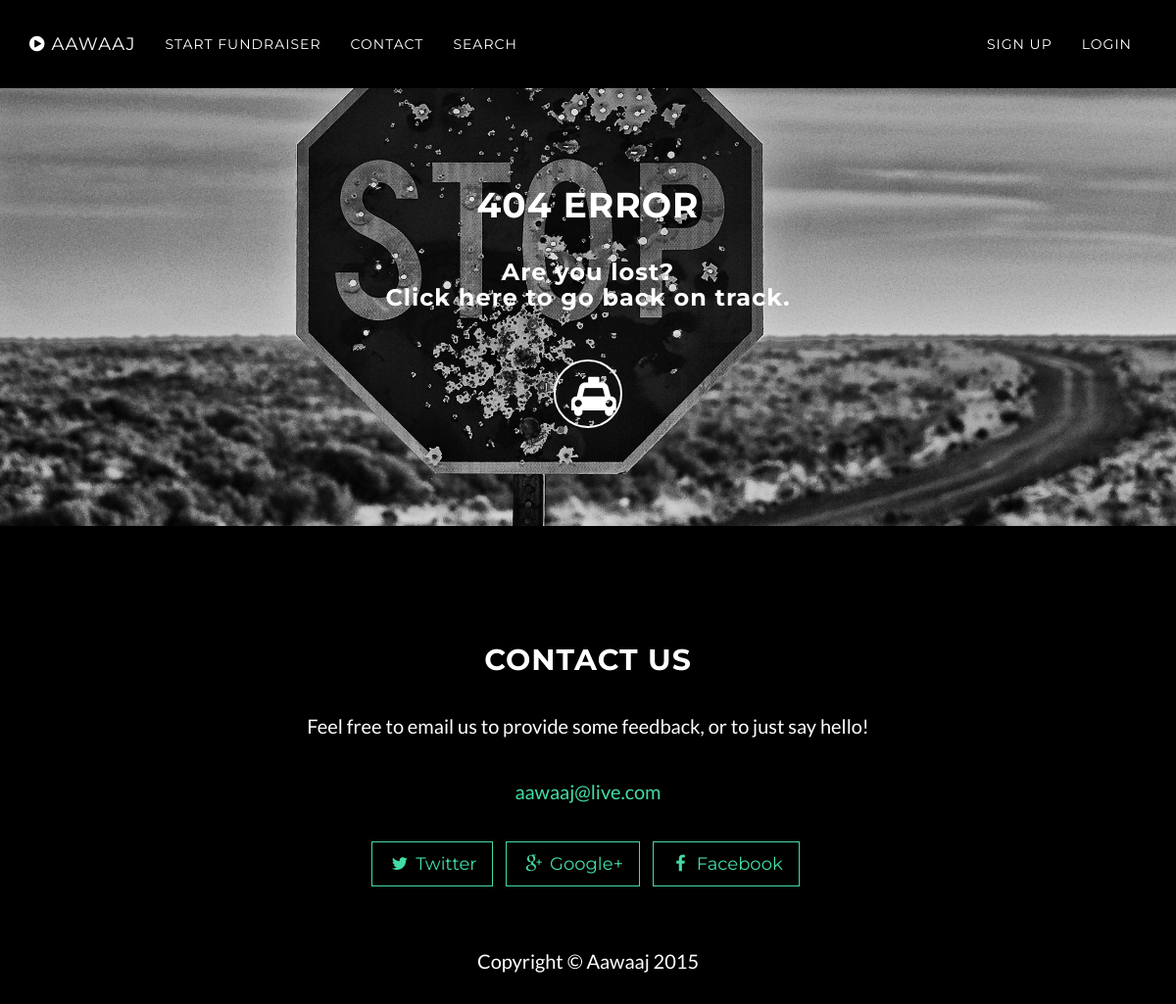
Page /profile/index.php?id=2195c48231fa43bf9470b23e7648548d&page=projects on the earlier database version.
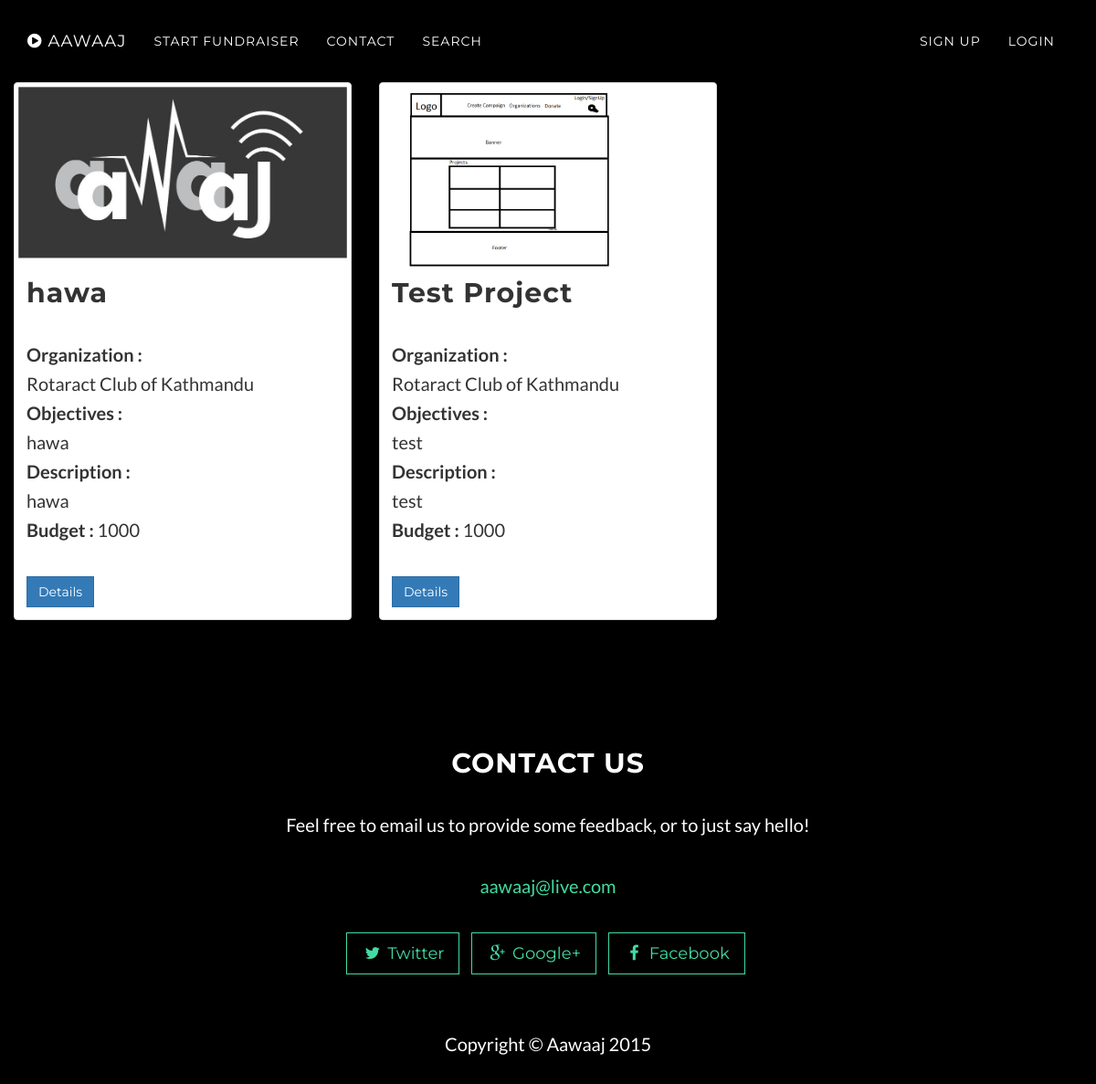
Same page on the later database version.
### tables this page shows
CREATE TABLE IF NOT EXISTS `projects` (
`project_id` int(11) NOT NULL,
  `start_date` date NOT NULL,
  `end_date` date DEFAULT NULL,
  `title` varchar(255) NOT NULL,
  `objectives` varchar(255) NOT NULL,
  `short_desc` varchar(255) NOT NULL,
  `location` varchar(100) NOT NULL,
  `budget` int(11) DEFAULT NULL,
  `volunteer` int(11) NOT NULL,
  `banner_image` varchar(100) DEFAULT NULL,
  `project_proposal` varchar(100) DEFAULT NULL,
  `video_url` varchar(500) DEFAULT NULL,
  `detail` text NOT NULL,
  `status` int(11) NOT NULL,
  `u_id` int(11) NOT NULL
);

CREATE TABLE IF NOT EXISTS `organization` (
`org_id` int(11) NOT NULL,
  `name` varchar(40) NOT NULL,
  `doe` varchar(20) NOT NULL,
  `img` varchar(100) NOT NULL,
  `address` varchar(60) NOT NULL,
  `objective` text NOT NULL,
  `type` enum('organization') NOT NULL,
  `u_id` int(11) DEFAULT NULL
);

### profile/index.php (called while the page is built, shortened)
<?php
	$page = 'profile';
	if(isset($_GET['id'])){
		if(isset($_GET['page'])){
			if($_GET['page'] == 'projects' || $_GET['page'] == 'requirements' || $_GET['page'] == 'fundview'){
				$page = $_GET['page'];
			}
		}
	}
	include_once(ROOT_PATH.'profile/controllers/'.$routes[$page].'.php');
?>

### profile/system/repositories/profilerepository.class.php (called while the page is built, shortened)
<?php
class ProfileRepository{
	private $db;
	public function __construct(){
		$this->db = new DBconnection();
	}
	public function get_by_id($id){
		$profile = NULL;
		$this->db->connect();
		$sql = "SELECT * from user where user_hash=? LIMIT 1";
		$stmt = $this->db->initialize($sql);
		$stmt->bind_param("s",$id);
		$stmt->execute();
		$stmt->bind_result($user_id,$user_name,$first_name,$last_name,$contact_number,$user_type,$user_status,$user_hash);
		while($stmt->fetch()){
			$profile = new Profile();
			$profile->set_user_id($user_id);
			$profile->set_user_name($user_name);
			$profile->set_first_name($first_name);
			$profile->set_last_name($last_name);
			$profile->set_contact_number($contact_number);
			$profile->set_user_type($user_type);
			$profile->set_user_status($user_status);
			$profile->set_user_hash($user_hash);
		}
		$sql = "SELECT profile_photo,about from profile where u_id=? LIMIT 1";
		$stmt = $this->db->initialize($sql);
		$stmt->bind_param("i",$user_id);
		$stmt->execute();
		if($user_type == "generalUser"){
			$sql = "SELECT gen_id,age from generaluser where u_id=? LIMIT 1";
			$stmt = $this->db->initialize($sql);
			$stmt->bind_param("i",$user_id);
			$stmt->execute();
			$stmt->bind_result($profile_id,$age);
			while($stmt->fetch()){
				$profile->set_age($age);
				$profile->set_profile_id($profile_id);
			}
		}
		elseif($user_type == "organization"){
			$sql = "SELECT org_id,name,doe,img,address,objective from organization where u_id=? LIMIT 1";
			$stmt = $this->db->initialize($sql);
			$stmt->bind_param("i",$user_id);
			$stmt->execute();
			$stmt->bind_result($profile_id,$name,$doe,$img,$address,$objective);
			while($stmt->fetch()){
				$profile->set_profile_id($profile_id);
				$profile->set_name($name);
				$profile->set_doe($doe);
				$profile->set_img($img);
				$profile->set_address($address);
				$profile->set_objective($objective);
			}
		}
		return $profile;
	}
}

### admin/system/dbUtil/dbconnection.class.php (called while the page is built, shortened)
<?php
	class DBConnection{
		private $conn;
		public function connect(){
			$this->conn = new mysqli(HOSTNAME,USERNAME,PASSWORD,DATABASE);
		}
		public function initialize($sql){
			return $this->conn->prepare($sql);
		}
	}
?>

### profile/system/models/profile.class.php (called while the page is built, shortened)
<?php
class Profile{
	private $profile_photo;
	private $about;
	private $user_id;
	private $user_name;
	private $first_name;
	private $last_name;
	private $contact_number;
	private $user_type;
	private $profile_id;
	private $name;
	private $doe;
	private $img;
	private $address;
	private $objective;
	public function get_profile_photo(){
		return $this->profile_photo;
	}
	public function get_about(){
		return $this->about;
	}
	public function get_user_id(){
		return $this->user_id;
	}
	public function set_user_id($user_id){
		$this->user_id = $user_id;
	}
	public function get_user_name(){
		return $this->user_name;
	}
	public function set_user_name($user_name){
		$this->user_name = $user_name;
	}
	public function get_first_name(){
		return $this->first_name;
	}
	public function set_first_name($first_name){
		$this->first_name = $first_name;
	}
	public function get_last_name(){
		return $this->last_name;
	}
	public function set_last_name($last_name){
		$this->last_name = $last_name;
	}
	public function get_contact_number(){
		return $this->contact_number;
	}
	public function set_contact_number($contact_number){
		$this->contact_number = $contact_number;
	}
	public function get_user_type(){
		return $this->user_type;
	}
	public function set_user_type($user_type){
		$this->user_type = $user_type;
	}
	public function get_profile_id(){
		return $this->profile_id;
	}
	public function set_profile_id($profile_id){
		$this->profile_id = $profile_id;
	}
	public function get_name(){
		return $this->name;
	}
	public function set_name($name){
		$this->name = $name;
	}
	public function get_doe(){
		return $this->doe;
	}
	public function set_doe($doe){
		$this->doe = $doe;
	}
	public function get_img(){
		return $this->img;
	}
	public function set_img($img){
		$this->img = $img;
	}
	public function get_address(){
		return $this->address;
	}
	public function set_address($address){
		$this->address = $address;
	}
	public function get_objective(){
		return $this->objective;
	}
	public function set_objective($objective){
		$this->objective = $objective;
	}
}

### profile/views/container.php (called while the page is built)
<?php include_once('header.php');?>
<?php include_once('content.php');?>
<?php include_once('footer.php');?>

### profile/views/projects.php (the view, shortened to what the changed rows need)
<?php
	$projectrepository = new ProjectRepository();
	foreach ($project_list as $project) {
	$req_list = $this->projectrepository->get_requirements($project->getProject_id(),$project);
	$project->setRequirement($req_list);
	$org_list = $this->projectrepository->get_organization($project->getProject_id(),$project);
	$project->setOrganization($org_list);
?>
<div class="container-fluid">
	<div class="row">
  <div class="col-sm-1 col-md-4">
    <div class="thumbnail">
      <img src="<?php echo $project->getBanner_image();?>" style="height:200px">
      <div class="caption">
        <h2><?php echo $project->getTitle();?></h2>
        <p>
        	 <b>Organization : </b><br/><?php echo $projectrepository->get_org_name($project->getUid())?>
	        <b><br/>Objectives : </b><br/><?php echo $project->getObjectives()?>
	        <b><br/>Description : </b><br/><?php echo $project->getShortdes()?>
	        <b><br/>Budget : </b><?php echo $project->getBudget()?>
	    </p>
	        <a href="<?php echo BASE_URL.'profile/index.php?id='.$_GET['id'].'&page=projects&p_id='.$project->getProject_id();?>" class="btn btn-primary" role="button">Details</a>
       </div>
    </div>
  </div>
	<?php
	}
?>
</div>

### profile/views/error_page.php
<?php include_once("header.php");?>
<div class="error-view text-center">
        <div class="intro-body">
            <div class="container">
                <div class="row">
                    <div class="col-md-8 col-md-offset-2">
                        <h1>404 ERROR</h1>
                        <h3 class="intro-text">Are you lost? <br/> Click here to go back on track.</h3>
                        <a href="<?php echo BASE_URL?>home/index.php" class="btn btn-circle page-scroll">
                            <i class="fa fa-taxi animated"></i>
                        </a>
                    </div>
                </div>
            </div>
        </div>
    </div>
<?php include_once('footer.php');?>

Differences in the rows shown:
added projects: banner_image (placeholder picture), title "hawa", u.name "Rotaract Club of Kathmandu", objectives "hawa", short_desc "hawa", budget "1000"
added projects: banner_image (picture), title "Test Project", u.name "Rotaract Club of Kathmandu", objectives "test", short_desc "test", budget "1000"
Other differences:
text no longer shown: "404 ERROR Are you lost? Click here to go back on track."
